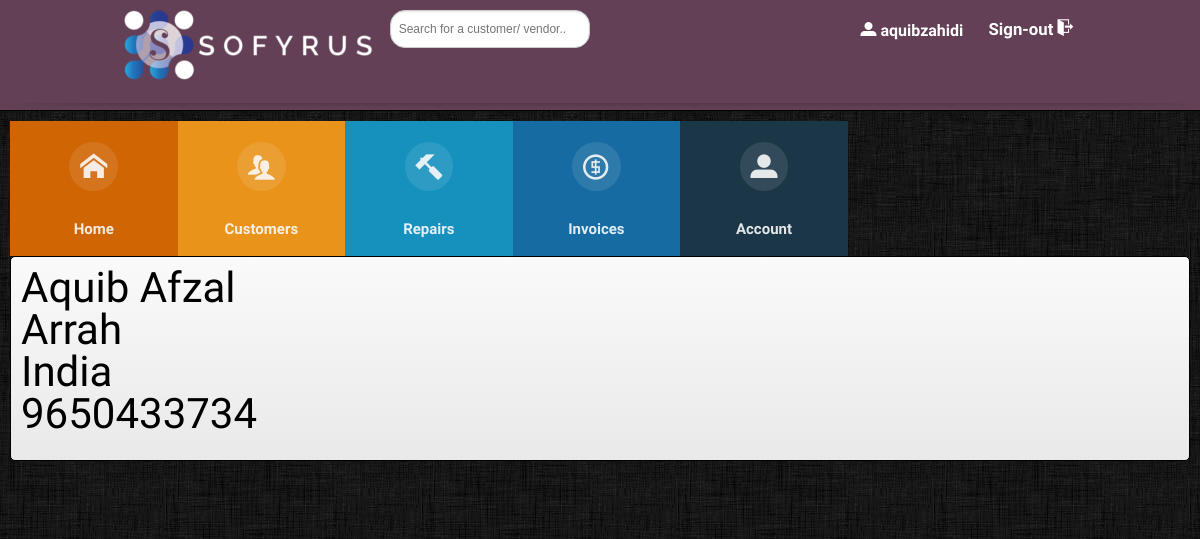
Screenshot of /account.php (signed in) with the database file from the repository.
### tables this page shows
CREATE TABLE `staff` (
  `staff_id` int(11) NOT NULL,
  `forename` char(25) NOT NULL,
  `surname` char(25) NOT NULL,
  `username` varchar(11) DEFAULT NULL,
  `password` varchar(32) DEFAULT NULL,
  `email` varchar(128) DEFAULT NULL,
  `town` char(20) DEFAULT NULL,
  `county` char(20) DEFAULT NULL,
  `tel` char(15) NOT NULL
);

### session.php (called while the page is built, shortened)
<?php
include 'dbconnect.php';
	$user_check = $_SESSION['login_user'];
	$query = "SELECT * FROM staff WHERE username='$user_check'";
	$ses_sql = mysqli_query($conn, $query);
	$row = mysqli_fetch_assoc($ses_sql);
	$login_session = $row['username'];
	$login_id = $row['staff_id'];
?>

### account.php (the view, shortened to what this page needs)
<?php
	require_once('session.php');
	include 'header.php';
	include 'dbconnect.php';
?>
			<div class="floats">
				<div class=" full-widget">
					<?php
						$query = "SELECT * FROM staff WHERE staff_id = $login_id";
						$result= mysqli_query($conn, $query);
						while($row = mysqli_fetch_array($result)){
							$firstname  =$row['forename'];
							$lastname=$row['surname'];
							$town = $row['town'];
							$county = $row['county'];
							$tel = $row ['tel'];
							$staff = "<ul><h1><li>" .$firstname . " " . $lastname .  "</li><li> "   .$town . "</li><li> "   .$county . "</li><li> "   .$tel . "</li></h1></ul>";
							echo $staff;
						}
				?>
			</div>
		</div>
	</div>
</body>
</html>

### header.php (shortened to what this page needs)
<!DOCTYPE html>
<html ng-app="myApp" ng-app lang="en">
	<head>
		<link rel="stylesheet" href="css/reset.css">
		<link rel="stylesheet" href="css/global.css">
		<link rel="stylesheet" href="css/menu.css" />
		<link href="css/bootstrap.min.css" rel="stylesheet">
	</head>
	<body id="top" style="font-size: 62.5%;">
		<header id="header-wrapper">
			<div id="top-bar" class="clearfix">
				<div id="top-bar-inner">
					<div class="search_form" style="display: -webkit-inline-box;">
                    <img src="images/sofyrus.jpg">
						<form action="customer-search.php" method="post">
							<input type="text" name="search_box" id="search_box" placeholder="Search for a customer/ vendor..">
						</form>
					</div>
					<div class="topbar-right clearfix">
						<ul class="clearfix">
							<li class="login-user">
								<a title="<?php echo $login_session; ?>" href="#">
									<span class="icon"><i aria-hidden="true" class="icon-user"></i></span>
									<?php echo $login_session; ?>
								</a>
							</li>
						</ul>
						<div class="log-out">
							<p>
								<a href="logout.php" title="Sign out">
									<span>Sign-out</span>
									<span class="icon">
										<i aria-hidden="true" class="icon-exit"></i>
									</span>
								</a>
							</p>
						</div>
					</div>
				</div>
			</div>
			<div class="full-shadow"></div>
		</header>
		<div class="main clearfix">
			<nav id="menu" class="nav">
				<ul>
					<li>
						<a href="dashboard.php">
							<span class="icon">
								<i aria-hidden="true" class="icon-home"></i>
							</span>
							<span>Home</span>
						</a>
					</li>
					<li>
						<a href="customer.php">
							<span class="icon">
								<i aria-hidden="true" class="icon-users"></i>
							</span>
							<span>Customers</span>
						</a>
					</li>
					<li class="">
						<a href="repairs.php">
							<span class="icon">
								<i aria-hidden="true" class="icon-hammer"></i>
							</span>
							<span>Repairs</span>
						</a>
					</li>
					<li>
						<a href="#">
							<span class="icon">
								<i aria-hidden="true" class="icon-coin"></i>
							</span>
							<span>Invoices</span>
						</a>
					</li>
					<li>
						<a href="account.php">
							<span class="icon">
								<i aria-hidden="true" class="icon-user"></i>
							</span>
							<span>Account</span>
						</a>
					</li>
				</ul>
			</nav>

### css/global.css (style rules this page uses)
html { height: 100%; }
body { background-image: url(../images/body-bg.jpg); background-color: #4a4d4a; font-family: 'Raleway', 'Lato', Arial, sans-serif; font-size: 1.6em; }
h1, h2, h3, h4, h5, h6 { font-family: 'Raleway', 'Lato', Arial, sans-serif; }
h1 { font-size: 3em; margin: 0 0 15px 0; }
p { font-size: 1.4em; }
#header-wrapper { background: #634056; border-bottom: #000 1px solid; }
#top-bar { border-bottom: #634056 1px solid; min-height: 55px; }
#top-bar-inner { max-width: 97.667em; margin: 0 auto; }
.search_form input[type=text] { border: 1px solid #ccc; margin-top: 10px; margin-left: 10px; border-radius: 15px; box-shadow: inset 0 1px 2px rgba(0,0,0,0.1); width:200px; float: left; min-height: 38px; padding: 4px 20px 4px 8px; font-size: 1.2em; -moz-transition: all .2s linear; -webkit-transition: all .2s linear; transition: all .2s linear; }
.topbar-right { position: relative; float: right; padding: 0 110px 0 0; }
.submenu, .topbar-right ul { float: left; margin: 11px 0; }
.submenu, .topbar-right ul li { float: left; margin: 0 15px 0 0; font-weight: 600; font-size: 1.6em; }
.submenu, .topbar-right ul li a { text-decoration: none; color: #fff; padding-left: 2px; }
.log-out { height: 40px; position: absolute; right: -10px; top: 10px; color: #fff; padding: 10px 0 1px 10px; font-size: 1.4em; font-weight: 600; }
.log-out p { font-size: 1.2em; min-height: 16px; text-align: left; padding: 0 24px 0 0; float: left; }
.log-out p a { color: #fff; text-decoration: none; }
.full-shadow { background: url(../images/full-shadow.png) repeat-x center; height: 7px; }
.login-user { height: 40px; float: left; right: 0; top: 10px; color: #fff; padding: 10px 0 1px 15px; font-size: 1.6em; font-weight: 600; }
*, *:after, *:before { -webkit-box-sizing: border-box; -moz-box-sizing: border-box; box-sizing: border-box; }
.main { width: 100%; margin: 0 auto; padding: 1em; }
.main { max-width: 150em; min-height: 40em; }
.full-widget { width: 100%; overflow: scroll; background:#E9E9E9; background:-moz-linear-gradient(top, #fafafa 0%, #e9e9e9 100%); background:-webkit-gradient(linear, left top, left bottom, color-stop(0%, #fafafa), color-stop(100%, #e9e9e9)); background:-webkit-linear-gradient(top, #fafafa 0%, #e9e9e9 100%); background:-o-linear-gradient(top, #fafafa 0%, #e9e9e9 100%); background:-ms-linear-gradient(top, #fafafa 0%, #e9e9e9 100%); background:linear-gradient(top, #fafafa 0%, #e9e9e9 100%); filter:progid:DXImageTransform.Microsoft.gradient(startColorstr='#FAFAFA', endColorstr='#E9E9E9'); -ms-filter:"progid:DXImageTransform.Microsoft.gradient(startColorstr='#FAFAFA', endColorstr='#E9E9E9')"; float: left; margin:0 20px 10px 0; padding: 10px 10px 10px 10px; border-radius: 5px; border: 1px solid #000; font-size: 1.4em; }

### header.php (style rules this page uses)
ul>li, a { cursor: pointer; }

### rows the page displays
staff: username "aquibzahidi", forename "Aquib", surname "Afzal", town "Arrah", county "India", tel "9650433734"
